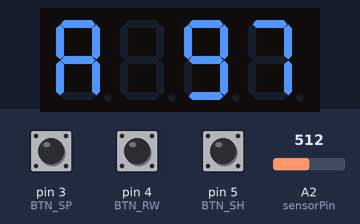
Bench run of a sketch on a simulated Arduino Uno, built with avr-gcc and run on an emulated ATmega328P. On the bench: 4-digit seven-segment display. Inputs (shaded band) come from the test bench; at power-on: pin 5 (BTN_SH) HIGH, pin 4 (BTN_RW) HIGH, pin 3 (BTN_SP) HIGH, A2 (sensorPin) = 512.

Above: at 1.2 s.
1.3 s: pin 5 (BTN_SH) pulled LOW for 0.15 s
At 3.1 s:
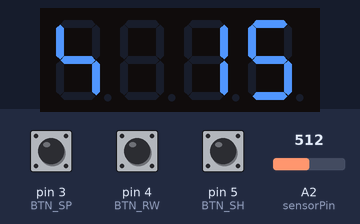
4.4 s: pin 4 (BTN_RW) pulled LOW for 0.15 s
At 5.0 s:
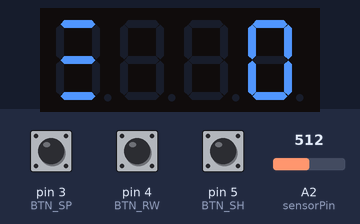
6.0 s: pin 4 (BTN_RW) pulled LOW for 1 s
At 6.3 s:
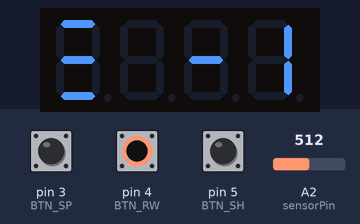
8.5 s: pin 3 (BTN_SP) pulled LOW for 0.15 s
At 9.5 s:
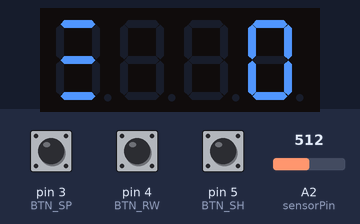
10.1 s: pin 3 (BTN_SP) pulled LOW for 1 s
At 10.9 s:
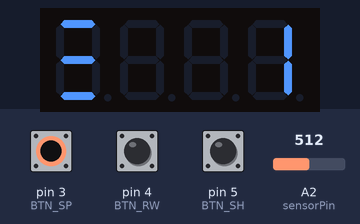
12.6 s: pin 5 (BTN_SH) pulled LOW for 1 s
At 13.1 s:
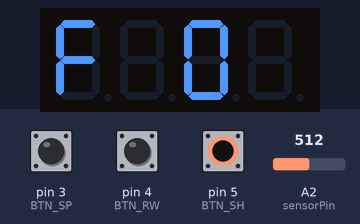
Timing chart, 0 to 15.6 s (numbered marks = the images above; inputs shaded):
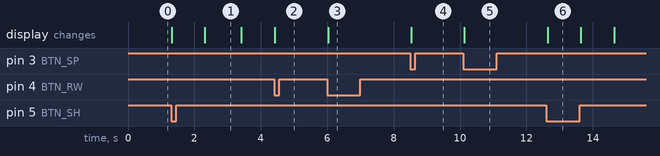

The sketch:

lil_slr_buzzie.ino
```cpp
// main code file for lil light meter Arduino with an appState StateFlow machine.

//#include <stdio.h>
//#include <string.h>

//#define DEBUG_STATE
//#define DEBUG_EVENTS

// includes needed for the 7 segment display
#include <Wire.h>
#include <Adafruit_LEDBackpack.h>
#include <Adafruit_GFX.h>
#include "view.h"

// timer utility
unsigned long timer = 0;
void set_timer(unsigned long timer_milli) {
  timer = millis() + timer_milli;
}


// application vars and methods

#include "app_state.h"
#include "signal_queue.h"

#include "input.h"

int offset_index = 0;
byte small_fS = 8;
byte large_fS = 1;
#define ASA_ARRAY_SIZE 7
int asa_arr[ASA_ARRAY_SIZE] = {50, 100, 200, 400, 800, 1600, 3200};
byte asa_index = 3;
#define SPEED_ARRAY_SIZE 12
int speed_arr[SPEED_ARRAY_SIZE] = {1000, 500, 250, 125, 60, 30, 15, 8, 4, 2, 1, 0};
byte speed_index = 6;
#define FSTOP_ARRAY_SIZE 13
float fstop_arr[FSTOP_ARRAY_SIZE] = {1.0, 1.4, 2.0, 2.8, 4.0, 5.6, 8.0, 11.0, 16.0, 22.0, 32.0, 44.0, 64.0};
byte fstop_index = 3;

int getLumIndex(int s) {
  return((float)s / 50.0) + offset_index; // adjusted form /100 to /50
}

// config functions
void welcome() {
  display(97, 'A', false);
}
void display_offset() {
  display(offset_index, '_', false);
}
void inc_offset() {
  if (offset_index < 5) {offset_index++;}
  send_signal(done);
}
void dec_offset() {
  if (offset_index > -5) {offset_index--;}
  send_signal(done);
}
void display_small_fS() {
  display_float(fstop_arr[small_fS], 'o', false);
}
void inc_small_fS() {
  if (small_fS < FSTOP_ARRAY_SIZE-1) {small_fS++;}
  send_signal(done);
}
void dec_small_fS() {
  if (small_fS > 0) {small_fS--;}
  send_signal(done);
}
void display_large_fS() {
  display_float(fstop_arr[large_fS], 'O', false);
}
void inc_large_fS() {
  if (large_fS < FSTOP_ARRAY_SIZE-3) {large_fS++;}
  send_signal(done);
}
void dec_large_fS() {
  if (large_fS > 0) {large_fS--;}
  send_signal(done);
}


// isPossibleFStop(s) determines if the the current light_sample, shutter speed and asa
// will map to a "possible" f-Stop. otherwise false indicates that we must suggest a different
// shutter speed (see toFStop(s))
boolean isPossibleFStop(int s) {
  int i = getLumIndex(s) + speed_index - asa_index;
  //float asa = (float)asa_arr[asa_index];
  //float spd = (float)speed_arr[speed_index];
  //float fst = lum * (asa / spd);
  if (i < 0) {return false;}
  if (i >= FSTOP_ARRAY_SIZE) {return false;}
  return true;
}

float toFStop(int s) {
  int lum_index = getLumIndex(s);
  int i = lum_index + speed_index - asa_index;
  byte recall_speed_index = speed_index;
  while (i < 0 && speed_index < SPEED_ARRAY_SIZE) {
    speed_index++;
    i = lum_index + speed_index - asa_index;
  }
  while (i >= SPEED_ARRAY_SIZE && speed_index < SPEED_ARRAY_SIZE) {
    speed_index++;
    i = lum_index + speed_index - asa_index;
  }
  if (i < 0 || i >= SPEED_ARRAY_SIZE) {
    // this whole business of changing the shutter speed has failed to help
    speed_index = recall_speed_index;
    return (0.0);
  }
  fstop_index = i;
  return (fstop_arr[i]);
}

// application methods
void sample_light() {
  int s =  analogRead(sensorPin);
  delay(5);
  light_reading = (analogRead(sensorPin) + s)/2 ;
  send_signal(done);
}
void disp_f_stop() {
  float fs;
  if (!isPossibleFStop(light_reading)) {
    set_timer(1000);
  }
  fs = toFStop(light_reading);
  display_float(fs, 'F', false);
}
void reset_sleep_timeout() {}
void display_shutter_speed() {
  int speed_value = speed_arr[speed_index];
  display(speed_value, 's', false);
}
void display_asa() {
  int asa_value = asa_arr[asa_index];
  display(asa_value, 0, false);
}
void start_config_timer() {}
void display_black() {
  display(111, 0, false);
}
void slow_pulse() {}
void decrement_asa() {
  if (asa_index > 0) {asa_index--;}
  send_signal(done);
}
void increment_asa() {
  if (asa_index < ASA_ARRAY_SIZE-1) {asa_index++;}
  send_signal(done);
}
void decrement_speed() {
  if (speed_index > 0) {speed_index--;}
  send_signal(done);
}
void increment_speed() {
  if (speed_index < SPEED_ARRAY_SIZE-1) {speed_index++;}
  send_signal(done);
}

void send_signal(int sig) {
    enqueue(sig, -1, false, false);
}

void check_timer() {
  if (timer != 0 && timer < millis()) {
    struct Signal_item s;
    s.sig = times_up;
    s.data = 0;
    if (enqueue(times_up, 0, true, false)) {
      timer = 0;
    }
  }
}


void setup() {

  // initialize inputs
  setup_inputs();
  setup_view();
  // initialize the state machine
  setup_pre_init_state();
}

// main arduino loop
void loop () {
  listen_inputs();
  check_timer();

  // onTick function
  onTick_processor();

  while(queue_size() > 0) {
    struct Signal_item this_event = dequeue();

    State from_state = state;

    // see if this signal causes a transitions in the state machine
    state = (State)state_trans_processor(state, this_event.sig, this_event.data);

    // did the signal cause a state change?
    if (from_state != state) {
      // since this 'state' is a new state --> run any onEnterState functionality.
      onEnterState_processor(this_event.sig, this_event.data);
    }
    else { // nope, no state change occurred
      if (this_event.consume) {
        // signals marked "consume" that do not cause a transition are put back in the queue.
        // note that consume is set to false so that this re queuing will not loop
        enqueue(this_event.sig, this_event.data, false, false);
      }
    }

  }
  delay(100);

}
```

app_state.h
```cpp
// app_state.h
// code generated by appStation (a state machine diagramming app)
// state machine vars and methods...

// State enumerated type declaration
typedef enum { buzz_state_flash_speed, buzz_state_inc_fSl, buzz_state_dec_fSl, buzz_state_inc_fSs, buzz_state_dec_fSs, buzz_state_inc_offset, buzz_state_dec_offset, buzz_state_large_fS, buzz_state_tweak_offset, buzz_state_small_fS, buzz_state_sample, buzz_state_start, buzz_state_f_stop, buzz_state_asa, buzz_state_speed, buzz_state_sleep, buzz_state_inc_asa, buzz_state_dec_asa, buzz_state_dec_speed, buzz_state_inc_speed } State;

// Signal enumerated type declaration
typedef enum { shutter_dn, speed_dn, sleep_time, times_up, rewind_dn, done } Signal;

// global state variable declaration
State state;

// setup pre-init state function
void setup_pre_init_state() { state = (State)-1; send_signal(buzz_state_start); }
// onTick processor function
void onTick_processor() {
  switch (state) {
  }
}

// onEnterState processor function
void onEnterState_processor(int sig, int sig_data) {
  switch (state) {
    case buzz_state_flash_speed :
      display_shutter_speed(); set_timer(1000);
    break;
    case buzz_state_inc_fSl :
      inc_large_fS();
    break;
    case buzz_state_dec_fSl :
      dec_large_fS();
    break;
    case buzz_state_inc_fSs :
      inc_small_fS();
    break;
    case buzz_state_dec_fSs :
      dec_small_fS();
    break;
    case buzz_state_inc_offset :
      inc_offset();
    break;
    case buzz_state_dec_offset :
      dec_offset();
    break;
    case buzz_state_large_fS :
      display_large_fS();
    break;
    case buzz_state_tweak_offset :
      display_offset();
    break;
    case buzz_state_small_fS :
      display_small_fS();
    break;
    case buzz_state_sample :
      sample_light();
    break;
    case buzz_state_start :
      welcome();
    break;
    case buzz_state_f_stop :
      disp_f_stop(); reset_sleep_timeout();
    break;
    case buzz_state_asa :
      display_asa(); start_config_timer();
    break;
    case buzz_state_speed :
      display_shutter_speed(); start_config_timer();
    break;
    case buzz_state_sleep :
      display_black(); slow_pulse();
    break;
    case buzz_state_inc_asa :
      increment_asa(); start_config_timer();
    break;
    case buzz_state_dec_asa :
      decrement_asa(); start_config_timer();
    break;
    case buzz_state_dec_speed :
      decrement_speed(); start_config_timer();
    break;
    case buzz_state_inc_speed :
      increment_speed(); start_config_timer();
    break;
  }
}

  // process the state transition
int state_trans_processor(int state, int sig, int sig_data) {
  switch (state) {
      case buzz_state_flash_speed :
        switch (sig) {
          case times_up :
            state = buzz_state_f_stop;
          break;
        }
      break;
      case buzz_state_inc_fSl :
        switch (sig) {
          case done :
            state = buzz_state_large_fS;
          break;
        }
      break;
      case buzz_state_dec_fSl :
        switch (sig) {
          case done :
            state = buzz_state_large_fS;
          break;
        }
      break;
      case buzz_state_inc_fSs :
        switch (sig) {
          case done :
            state = buzz_state_small_fS;
          break;
        }
      break;
      case buzz_state_dec_fSs :
        switch (sig) {
          case done :
            state = buzz_state_small_fS;
          break;
        }
      break;
      case buzz_state_inc_offset :
        switch (sig) {
          case done :
            state = buzz_state_tweak_offset;
          break;
        }
      break;
      case buzz_state_dec_offset :
        switch (sig) {
          case done :
            state = buzz_state_tweak_offset;
          break;
        }
      break;
      case buzz_state_large_fS :
        switch (sig) {
          case shutter_dn :
            state = buzz_state_sample;
          break;
          case speed_dn :
            state = buzz_state_dec_fSl;
          break;
          case rewind_dn :
            state = buzz_state_inc_fSl;
          break;
        }
      break;
      case buzz_state_tweak_offset :
        switch (sig) {
          case shutter_dn :
            state = buzz_state_sample;
          break;
          case rewind_dn :
            state = buzz_state_dec_offset;
          break;
          case speed_dn :
            state = buzz_state_inc_offset;
          break;
        }
      break;
      case buzz_state_small_fS :
        switch (sig) {
          case shutter_dn :
            state = buzz_state_large_fS;
          break;
          case speed_dn :
            state = buzz_state_dec_fSs;
          break;
          case rewind_dn :
            state = buzz_state_inc_fSs;
          break;
        }
      break;
      case buzz_state_sample :
        switch (sig) {
          case done :
            state = buzz_state_f_stop;
          break;
        }
      break;
      case buzz_state_start :
        switch (sig) {
          case shutter_dn :
            state = buzz_state_sample;
          break;
          case speed_dn :
            state = buzz_state_small_fS;
          break;
          case rewind_dn :
            state = buzz_state_asa;
          break;
        }
      break;
      case buzz_state_f_stop :
        switch (sig) {
          case speed_dn :
            state = buzz_state_speed;
          break;
          case sleep_time :
            state = buzz_state_sleep;
          break;
          case shutter_dn :
            state = buzz_state_sample;
          break;
          case rewind_dn :
            state = buzz_state_tweak_offset;
          break;
          case times_up :
            state = buzz_state_flash_speed;
          break;
        }
      break;
      case buzz_state_asa :
        switch (sig) {
          case rewind_dn :
            state = buzz_state_inc_asa;
          break;
          case speed_dn :
            state = buzz_state_dec_asa;
          break;
          case shutter_dn :
            state = buzz_state_sample;
          break;
        }
      break;
      case buzz_state_speed :
        switch (sig) {
          case times_up :
            state = buzz_state_f_stop;
          break;
          case shutter_dn :
            state = buzz_state_f_stop;
          break;
          case rewind_dn :
            state = buzz_state_dec_speed;
          break;
          case speed_dn :
            state = buzz_state_inc_speed;
          break;
        }
      break;
      case buzz_state_sleep :
        switch (sig) {
          case shutter_dn :
            state = buzz_state_f_stop;
          break;
        }
      break;
      case buzz_state_inc_asa :
        switch (sig) {
          case done :
            state = buzz_state_asa;
          break;
        }
      break;
      case buzz_state_dec_asa :
        switch (sig) {
          case done :
            state = buzz_state_asa;
          break;
        }
      break;
      case buzz_state_dec_speed :
        switch (sig) {
          case done :
            state = buzz_state_speed;
          break;
        }
      break;
      case buzz_state_inc_speed :
        switch (sig) {
          case done :
            state = buzz_state_speed;
          break;
        }
      break;
      default :
        state = buzz_state_start;
  }
  return state;
}

// debug State by name
#ifdef DEBUG_STATE || DEBUG_EVENTS
char *state_name(int state) {
  switch (state) {
   case buzz_state_flash_speed :  return "flash_speed";
   case buzz_state_inc_fSl :  return "inc_fSl";
   case buzz_state_dec_fSl :  return "dec_fSl";
   case buzz_state_inc_fSs :  return "inc_fSs";
   case buzz_state_dec_fSs :  return "dec_fSs";
   case buzz_state_inc_offset :  return "inc_offset";
   case buzz_state_dec_offset :  return "dec_offset";
   case buzz_state_large_fS :  return "large_fS";
   case buzz_state_tweak_offset :  return "tweak_offset";
   case buzz_state_small_fS :  return "small_fS";
   case buzz_state_sample :  return "sample";
   case buzz_state_start :  return "start";
   case buzz_state_f_stop :  return "f_stop";
   case buzz_state_asa :  return "asa";
   case buzz_state_speed :  return "speed";
   case buzz_state_sleep :  return "sleep";
   case buzz_state_inc_asa :  return "inc_asa";
   case buzz_state_dec_asa :  return "dec_asa";
   case buzz_state_dec_speed :  return "dec_speed";
   case buzz_state_inc_speed :  return "inc_speed";
  }
  return "un-named state";
}
#endif

// debug Signal by name
#ifdef DEBUG_STATE || DEBUG_EVENTS
char *signal_name(int signal) {
  switch (signal) {
   case shutter_dn :  return "shutter_dn";
   case speed_dn :  return "speed_dn";
   case sleep_time :  return "sleep_time";
   case times_up :  return "times_up";
   case rewind_dn :  return "rewind_dn";
   case done :  return "done";
  }
  return "un-named signal";
}
#endif
```

input.h
```cpp
// light sensor on Analog pin
int sensorPin = A2;
int sensorValue = 0;
int light_reading = 0;

byte BTN_SH = 5;
byte BTN_SP = 3;
byte BTN_RW = 4;

byte button_sh = 1; // 1 is up, 0 is down
byte button_sp = 1; // ""
byte button_rw = 1; // ""

void setup_inputs() {
  pinMode(BTN_SH, INPUT_PULLUP);
  pinMode(BTN_SP, INPUT_PULLUP);
  pinMode(BTN_RW, INPUT_PULLUP);
}

// detect a button change and enqueue a message.
void listen_inputs() {
  if (!digitalRead(BTN_SH)) {
    digitalWrite(13, HIGH);
    // Shutter button is down
    if (button_sh) {
      enqueue(shutter_dn, -1, false, false);
      button_sh = 0;
    }
  }
  else {
    digitalWrite(13, LOW);
    // shutter button is up
    if (!button_sh) {
      //enqueue(shutter_up, -1, false, false);
      button_sh = 1;
    }
  }

  if (!digitalRead(BTN_SP)) {
    // shutter Speed button is down
    if (button_sp) {
      enqueue(speed_dn, -1, false, false);
      button_sp = 0;
    }
  }
  else {
    // shutter Speed button is up
    if (!button_sp) {
      //enqueue(speed_up, -1, false, false);
      button_sp = 1;
    }
  }

  if (!digitalRead(BTN_RW)) {
    // ReWind button is down
    if (button_rw) {
      enqueue(rewind_dn, -1, false, false);
      button_rw = 0;
    }
  }
  else {
    // rewind button is up
    if (!button_rw) {
      //enqueue(rewind_up, -1, false, false);
      button_rw = 1;
    }
  }

}
```

signal_queue.h
```cpp
// signal queue
typedef struct Signal_item {
  Signal sig;
  int data;
  boolean consume; // indicates that this signal must be consumed (i.e. will only be removed from the queue if a state transition consumes it)
} Signal_item;


#define Q_LEN 10
Signal_item q[Q_LEN];
int q_enter = 0;
int q_size = 0;
Signal_item none;

boolean is_in_queue (struct Signal_item s) {
  for (int i = 0; i < q_size; i++) {
    struct Signal_item this_s;
    int q_i = (i + q_enter + 1) % Q_LEN;
    this_s = q[q_i];
    if (this_s.sig == s.sig && this_s.data == s.data) {
      return true;
    }
  }
  return false;
}

boolean enqueue (int s, int data, boolean must_be_consumed, boolean no_duplicates) {
  if (q_size >= Q_LEN) {
    // we have a problem in that the queue is full.
    return false;
  }
  //if (no_duplicates && is_in_queue(s)) {
  //  return false;
  //}
  q[q_enter].sig = (Signal)s;
  q[q_enter].data = data;
  q[q_enter].consume = must_be_consumed;
  q_enter += -1;
  if (q_enter < 0) {q_enter += Q_LEN;}
  q_size += 1;
  return true;
}

struct Signal_item dequeue () {
  if (q_size == 0) {
    return none;
  }
  int q_exit = (q_enter + q_size) % Q_LEN;
  q_size -= 1;
  return (q[q_exit]);
}

int queue_size () {
  return (q_size);
}

#ifdef DEBUG_QUEUE
void test_signal_queue() {
  int failed_tests = 0;
  delay(3000);
  Signal_item test;
  enqueue(btn_down, 5, false, false);
  if (queue_size() != 1) {
    // failed test
    Serial.println("queue_size failed to report 1 after enqueue();");
    failed_tests++;
  }
  enqueue(btn_down, 88, false, false);
  if (queue_size() != 2) {
    // failed test
    Serial.println("queue_size failed to report 2 after second enqueue();");
    failed_tests++;
  }
  test = dequeue();
  if (queue_size() != 1) {
    // failed test
    Serial.println("queue_size failed to report 1 after dequeue();");
    failed_tests++;
  }
  if (test.data != 5) {
    // failed test
    Serial.println("dequeue() did not return an item with data == 5");
    failed_tests++;
  }
  test = dequeue();
  if (queue_size() != 0) {
    // failed test
    Serial.println("queue_size failed to report 0 after dequeue();");
    failed_tests++;
  }
  if (test.data != 88) {
    // failed test
    Serial.println("dequeue() did not return an item with data == 88");
    failed_tests++;
  }
  if (!failed_tests) {
    Serial.println("passed tests!");
  }
}
#endif
```

Source omitted: view.h (1655 bytes)

Measured:
- after the input at 1.3 s, the display: first changes at once (image 1 shows a later state)
- after the input at 4.4 s, the display: changes at once (image 2)
- after the input at 6.0 s, the display: changes at once (image 3)
- after the input at 8.5 s, the display: changes at once (image 4)
- after the input at 10.1 s, the display: changes at once (image 5)
- after the input at 12.6 s, the display: changes at once (image 6)
- what the display in image 1 shows lasts 1.1 s, from 2.3 s to 3.4 s
